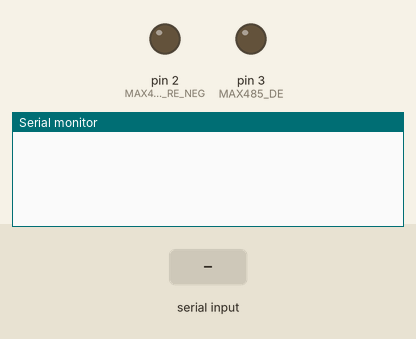
Recording of a sketch running on a simulated Arduino Mega 2560, built with avr-gcc and run on an emulated ATmega2560. On the bench: output pins drawn as LEDs (lit = HIGH), the last lines printed to the serial monitor. The test bench sets the inputs (shaded band).

Above: at 5.2 s.
5.3 s: "90,45\n" received over Serial
At 7.2 s:
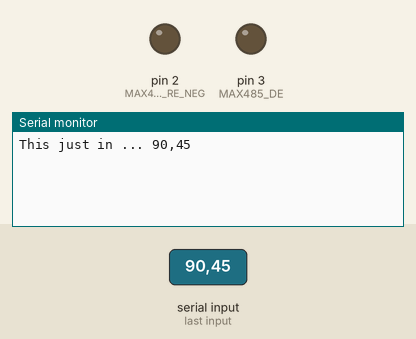
7.5 s: "5\n" received over Serial
At 8.9 s:
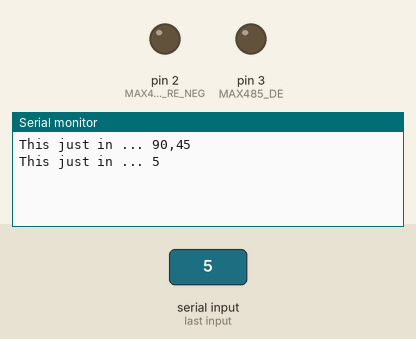

The sketch:

test.ino
```cpp
#include <ModbusMaster.h>               //Library for using ModbusMaster

#define MAX485_DE      3
#define MAX485_RE_NEG  2
const byte numChars = 32;
char receivedChars[numChars];   // an array to store the received data

boolean newData = false;
String spd;
int pos;
int in =0;
ModbusMaster node;                    //object node for class ModbusMaster

void preTransmission()            //Function for setting stste of Pins DE & RE of RS-485
{
  digitalWrite(MAX485_RE_NEG, 1);
  digitalWrite(MAX485_DE, 1);
}

void postTransmission()
{
  digitalWrite(MAX485_RE_NEG, 0);
  digitalWrite(MAX485_DE, 0);
}

void setup()
{
  pinMode(MAX485_RE_NEG, OUTPUT);
  pinMode(MAX485_DE, OUTPUT);

  digitalWrite(MAX485_RE_NEG, 0);
  digitalWrite(MAX485_DE, 0);
  Serial.begin(9600);

  Serial3.begin(9600);             //Baud Rate as 115200

  node.begin(4, Serial3);            //Slave ID as 4, serialport 3
  node.preTransmission(preTransmission);         //Callback for configuring RS-485 Transreceiver correctly
  node.postTransmission(postTransmission);


  node.writeSingleRegister(0x2032,3); // operating mode, velocity mode
  node.writeSingleRegister(0x2031,8); // control, enable motor

}


void loop()
{

    recvWithEndMarker();
    showNewData();
    node.writeSingleRegister(0x203A,pos); //target speed, rpm


  //delay(100);
  //node.writeSingleRegister(0x2031,7); //control, stop
  //delay(500);//Writes value to 0x40000 holding register
}


void recvWithEndMarker() {
    static byte ndx = 0;
    char endMarker = '\n';
    char rc;

    while (Serial.available() > 0 && newData == false) {
        rc = Serial.read();

        if (rc != endMarker) {
            receivedChars[ndx] = rc;
            ndx++;
            if (ndx >= numChars) {
                ndx = numChars - 1;
            }
        }
        else {
            receivedChars[ndx] = '\0'; // terminate the string
            ndx = 0;
            newData = true;
        }
    }

}


void showNewData() {
    if (newData == true) {
        Serial.print("This just in ... ");
        Serial.println(receivedChars);
        spd = receivedChars;
        pos = spd.toInt();
        newData = false;
    }
}
```

Measured:
- after the input at 5.3 s, the serial monitor: prints a new line after 0.70 s (image 1)
- after the input at 7.5 s, the serial monitor: prints a new line after 0.50 s (image 2)
